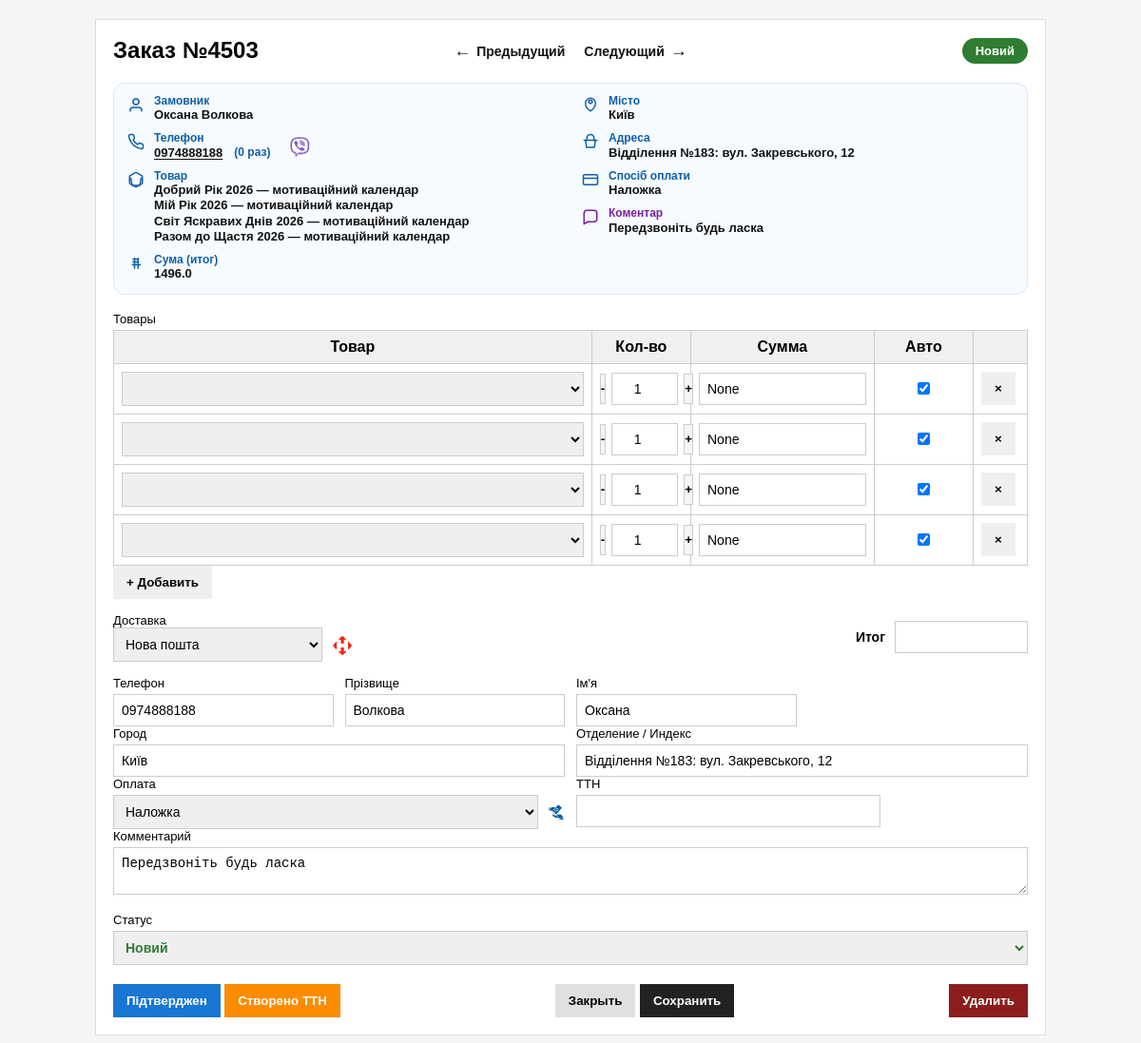
Page /order/4503 (signed in) on the committed database.
### tables this page shows
CREATE TABLE orders (
        id INTEGER PRIMARY KEY AUTOINCREMENT,
        woo_id INTEGER UNIQUE,
        customer_name TEXT,
        phone TEXT,
        city TEXT,
        address TEXT,
        product TEXT,
        amount REAL,
        status TEXT,
        shipping_method TEXT,
        payment_method TEXT
    , comment TEXT, first_name TEXT, last_name TEXT, city_ref TEXT, warehouse_ref TEXT, delivery_service TEXT, payment_state TEXT, created_at TEXT, amount_auto INTEGER, ttn_number TEXT, ttn_error TEXT, ttn_created_at TEXT);

CREATE TABLE order_items (
        id INTEGER PRIMARY KEY AUTOINCREMENT,
        woo_id INTEGER,
        name TEXT,
        qty INTEGER, amount REAL, amount_auto INTEGER,
        FOREIGN KEY (woo_id) REFERENCES orders (woo_id)
    );

### web.py (the view, shortened to what this page needs)
@app.route("/order/<int:woo_id>", methods=["GET", "POST"])
def order_card(woo_id: int):
    row = db.get_order_by_woo_id(woo_id)
    if not row:
        return "Заказ не найден", 404
    o = dict(row)
    fn_raw = (o.get("first_name") or "").strip()
    o["first_name_only"] = ""
    o["patronymic"] = ""
    if fn_raw:
        parts = [p for p in fn_raw.split(" ") if p]
        if len(parts) >= 2:
            o["first_name_only"] = parts[0]
            o["patronymic"] = " ".join(parts[1:])
        else:
            o["first_name_only"] = fn_raw
    if not (o.get("patronymic") or "").strip():
        full = (o.get("customer_name") or "").strip()
        ln = (o.get("last_name") or "").strip()
        if ln and full.lower().startswith((ln + " ").lower()):
            full = full[len(ln):].strip()
        parts_full = [p for p in full.split(" ") if p]
        if len(parts_full) >= 2:
            if not (o.get("first_name_only") or "").strip():
                o["first_name_only"] = parts_full[0]
            o["patronymic"] = " ".join(parts_full[1:])
    if o.get("amount_auto") is None:
        o["amount_auto"] = 1
    if not (o.get("payment_state") or "").strip():
        inferred = infer_payment_state(o)
        o["payment_state"] = inferred if inferred else "cod"
    items_rows = db.get_order_items(woo_id)
    items = [dict(r) for r in items_rows]
    if not items:
        product = (o.get("product") or "").strip()
        if product:
            items = [{"name": product, "qty": 1}]
    raw_status = o.get("status", "")
    code = normalize_status(raw_status)
    badge = STATUS_BADGES.get(code, STATUS_BADGES["new"])
    o["status_code"] = code
    o["status_label"] = badge["label"]
    o["status_class"] = badge["class"]
    prev_woo_id, next_woo_id = db.get_prev_next_woo_ids(woo_id)
    saved = request.args.get("saved") == "1"
    woo_err = (request.args.get("woo_err") or "").strip()
    return render_template(
        "order.html",
        o=o,
        items=items,
        status_badges=STATUS_BADGES,
        saved=saved,
        woo_err=woo_err,
        prev_woo_id=prev_woo_id,
        next_woo_id=next_woo_id,
    )

### templates/order.html (shortened to what this page needs)
<!DOCTYPE html>
<html lang="ru">
<head>
</head>
<body>
<div class="card">
<div class="topbar">
    <div>
        <h2>Заказ №{{ o['woo_id'] }}</h2>
    </div>
    <div class="order-nav">
        {% if prev_woo_id %}
            <a href="/order/{{ prev_woo_id }}"><span class="arrow">&larr;</span>Предыдущий</a>
        {% else %}
            <span class="disabled"><span class="arrow">&larr;</span>Предыдущий</span>
        {% endif %}
        {% if next_woo_id %}
            <a href="/order/{{ next_woo_id }}">Следующий<span class="arrow">&rarr;</span></a>
        {% else %}
            <span class="disabled">Следующий<span class="arrow">&rarr;</span></span>
        {% endif %}
    </div>
    <div class="status-wrap">
        <span class="badge badge--{{ o['status_code'] }}">{{ o['status_label'] }}</span>
    </div>
</div>
<div class="order-summary">
    {% set _ps = (o.get('payment_state','') or '').lower() %}
    <div class="order-summary-grid">
        <div class="os-col">
            <div class="os-item">
                <svg class="os-ico" viewBox="0 0 24 24" fill="none" xmlns="http://www.w3.org/2000/svg"><path d="M20 21v-1a4 4 0 0 0-4-4H8a4 4 0 0 0-4 4v1" stroke="currentColor" stroke-width="2" stroke-linecap="round"/><path d="M12 12a4 4 0 1 0 0-8 4 4 0 0 0 0 8Z" stroke="currentColor" stroke-width="2" stroke-linecap="round"/></svg>
                <div class="os-text"><div class="os-k">Замовник</div><div class="os-v">{{ o.get('customer_name','') }}</div></div>
            </div>
            <div class="os-item">
                <div class="os-text">
                    <div class="os-text--phone">
                        <div class="os-k">Телефон</div>
                        <div class="os-v os-v--phone">
                            <a class="tel-link" id="phoneLink" href="tel:{{ o.get('phone','') }}">{{ o.get('phone','') }}</a>
                            <span class="call-attempts" id="callAttempts" data-count="{{ o.get('call_attempts', 0) or 0 }}">({{ o.get('call_attempts', 0) or 0 }} раз)</span>
                        </div>
                        <a class="viber-link" id="viberLink" href="#" data-phone="{{ o.get('phone','') }}" aria-label="Viber" title="Viber">
                            <img src="/assets/viber.png" alt="Viber">
                        </a>
                    </div>
                </div>
            </div>
            <div class="os-item">
                <div class="os-text">
                    <div class="os-k">Товар</div>
                    <div class="os-v">
                        {% if items and items|length>0 %}
                            {% for it in items %}
                                <div>{{ it.get('name','') }}{% if it.get('qty',0) and it.get('qty',0)|int > 1 %} x{{ it.get('qty',0)|int }}{% endif %}</div>
                            {% endfor %}
                        {% else %}
                            <div></div>
                        {% endif %}
                    </div>
                </div>
            </div>
            <div class="os-item">
                <div class="os-text"><div class="os-k">Сума (итог)</div><div class="os-v">{{ o.get('amount','') }}</div></div>
            </div>
        </div>
        <div class="os-col">
            <div class="os-item">
                <div class="os-text"><div class="os-k">Місто</div><div class="os-v">{{ o.get('city','') }}</div></div>
            </div>
            <div class="os-item">
                <div class="os-text"><div class="os-k">Адреса</div><div class="os-v">{{ o.get('address','') }}</div></div>
            </div>
            <div class="os-item">
                <svg class="os-ico" viewBox="0 0 24 24" fill="none" xmlns="http://www.w3.org/2000/svg"><rect x="2" y="5" width="20" height="14" rx="2" stroke="currentColor" stroke-width="2"/><path d="M2 10h20" stroke="currentColor" stroke-width="2" stroke-linecap="round"/></svg>
                <div class="os-text"><div class="os-k">Спосіб оплати</div><div class="os-v">{% if _ps == 'cod' %}Наложка{% elif _ps == 'paid' %}LiqPay{% elif _ps == 'card' %}На карту{% elif _ps == 'not_paid' %}Не оплачено{% else %}{{ o.get('payment_method','') }}{% endif %}</div></div>
            </div>
            {% if o.get('comment','') %}
            <div class="os-item">
                <svg class="os-ico os-ico--comment" viewBox="0 0 24 24" fill="none" xmlns="http://www.w3.org/2000/svg"><path d="M21 15a4 4 0 0 1-4 4H8l-5 3V7a4 4 0 0 1 4-4h10a4 4 0 0 1 4 4v8Z" stroke="currentColor" stroke-width="2" stroke-linecap="round" stroke-linejoin="round"/></svg>
                <div class="os-text"><div class="os-k os-k--comment">Коментар</div><div class="os-v os-v--comment">{{ o.get('comment','') }}</div></div>
            </div>
            {% endif %}
        </div>
    </div>
</div>
<form method="post" id="orderForm">
<div class="row">
<label>Товары</label>
<table class="items" id="itemsTable">
<tr>
    <th data-label="Товар">Товар</th>
    <th data-label="Кол-во">Кол-во</th>
    <th data-label="Сумма">Сумма</th>
    <th data-label="Авто">Авто</th>
    <th data-label="Удалить"></th>
</tr>
{% for it in items %}
<tr>
<td data-label="Товар">
<select name="item_name" class="item-name" style="width:100%;"></select>
</td>
<td data-label="Кол-во">
<div class="qty-wrap">
  <button type="button" class="qty-btn qty-dec" aria-label="Уменьшить">-</button>
  <input type="number" name="item_qty" class="item-qty" value="{{ it.get('qty',1) }}" min="1">
  <button type="button" class="qty-btn qty-inc" aria-label="Увеличить">+</button>
</div>
</td>
<td data-label="Сумма">
<input type="text" name="item_amount" class="item-amount" value="{{ it.get('amount','') }}">
</td>
<td data-label="Авто" style="text-align:center;">
<input type="checkbox" class="item-amount-auto" {% if it.get('amount_auto') is none or it.get('amount_auto')==1 %}checked{% endif %} style="width:auto;">
</td>
<td data-label="Удалить">
<button type="button" onclick="removeRow(this)">×</button>
</td>
</tr>
{% endfor %}
</table>
<button type="button" onclick="addRow()">+ Добавить</button>
</div>
<div class="row">
<div class="delivery-total-row" style="display:flex; justify-content:space-between; align-items:center; gap:16px; flex-wrap:wrap;">
  <div style="display:flex; align-items:center; gap:10px;">
    <div>
      <label style="margin:0;">Доставка</label>
      <select name="delivery_service" id="deliveryServiceSelect" style="width:220px;">
        <option value="np" {% if o.get('delivery_service')=='np' %}selected{% endif %}>
          Нова пошта
        </option>
      </select>
    </div>
    <img id="deliveryIcon" src="/assets/{% if o.get('delivery_service')=='ukr' %}up.png{% else %}np.png{% endif %}" alt="" style="height:22px; width:auto; margin-top:18px;">
  </div>
  <div style="display:flex; align-items:center; gap:10px;">
    <label style="margin:0; font-weight:700; font-size:14px;">Итог</label>
    <input type="text" id="itemsTotal" value="" readonly style="width:140px;">
  </div>
</div>
</div>
<div class="grid-4" id="personBlock">
<div>
<label>Телефон</label>
<input type="text" name="phone" value="{{ o.get('phone','') }}">
</div>
<div>
<label>Прізвище</label>
<input type="text" name="last_name" value="{{ o.get('last_name','') }}">
</div>
<div>
<label>Ім'я</label>
<input type="text" name="first_name" value="{{ o.get('first_name','') }}">
</div>
</div>
<div class="grid-2">
<div>
<label>Город</label>
<input type="text" name="city" id="cityInput" value="{{ o.get('city','') }}" list="npCitiesList">
</div>
<div>
<label>Отделение / Индекс</label>
<input type="text" name="address" id="warehouseInput" value="{{ o.get('address','') }}" list="npWarehousesList">
</div>
</div>
<div class="grid-2">
<div>
<label>Оплата</label>
<div style="display:flex; align-items:center; gap:10px;">
<select name="payment_state" id="paymentStateSelect">
<option value="cod" {% if o.get('payment_state','')=='cod' %}selected{% endif %}>Наложка</option>
</select>
<img
  id="paymentIcon"
  src=""
  alt=""
  style="height:18px; width:auto;" />
</div>
</div>
<div>
<label>ТТН</label>
{% if o.get('ttn_number','') %}
<input type="text" value="{{ o.get('ttn_number','') }}" readonly style="font-weight:700; max-width:320px;" />
{% else %}
<input type="text" value="" readonly style="max-width:320px;" />
{% endif %}
</div>
</div>
<div class="row">
<label>Комментарий</label>
<textarea name="comment">{{ o.get('comment','') }}</textarea>
</div>
<div class="row">
<label>Статус</label>
<select name="status">
{% for code, meta in status_badges.items() %}
<option value="{{ code }}" {% if code==o['status_code'] %}selected{% endif %}>
{{ meta['label'] }}
</option>
{% endfor %}
</select>
</div>
<div class="actions">
  <div class="center-actions">
    <button type="submit"
            formaction="{{ url_for('order_card', woo_id=o['woo_id'], close=1) }}"
            name="quick_status"
            value="confirmed"
            style="background:#1976d2;color:#fff;">
      Підтверджен
    </button>
    <button type="submit"
            formaction="{{ url_for('order_card', woo_id=o['woo_id'], close=1) }}"
            name="quick_status"
            value="ttn"
            style="background:#fb8c00;color:#fff;">
      Створено ТТН
    </button>
  </div>
  <div class="right-actions">
    <button type="button"
            onclick="window.location='/'"
            style="background:#e0e0e0;color:#000;">
      Закрыть
    </button>
    <button type="submit"
            formaction="/order/{{ o['woo_id'] }}?close=1"
            style="background:#222;color:#fff;">
      Сохранить
    </button>
  </div>
  <div class="left-actions">
    <button
      formaction="{{ url_for('delete_order', woo_id=o['woo_id']) }}"
      onclick="return confirm('Удалить заказ?')"
      style="background:#8b1d1d;color:#fff;">
      Удалить
    </button>
  </div>
</div>
</form>
</div>
</body>
</html>

### rows in the picture
orders: woo_id "4503", get "Оксана Волкова", get "0974888188", get "1496.0", get "Київ", get "Відділення №183: вул. Закревського, 12", get "Передзвоніть будь ласка", delivery_service "Нова пошта", phone "0974888188", last_name "Волкова", first_name "Оксана", city "Київ", address "Відділення №183: вул. Закревського, 12", comment "Передзвоніть будь ласка"
order_items: get "Добрий Рік 2026 — мотиваційний календар", item_qty "1", item_amount "None"
order_items: get "Мій Рік 2026 — мотиваційний календар", item_qty "1", item_amount "None"
order_items: get "Світ Яскравих Днів 2026 — мотиваційний календар", item_qty "1", item_amount "None"
order_items: get "Разом до Щастя 2026 — мотиваційний календар", item_qty "1", item_amount "None"

### other values in the picture
{{ o.get('call_attempts', 0) or 0 }} "0"
form field status "Новий"
